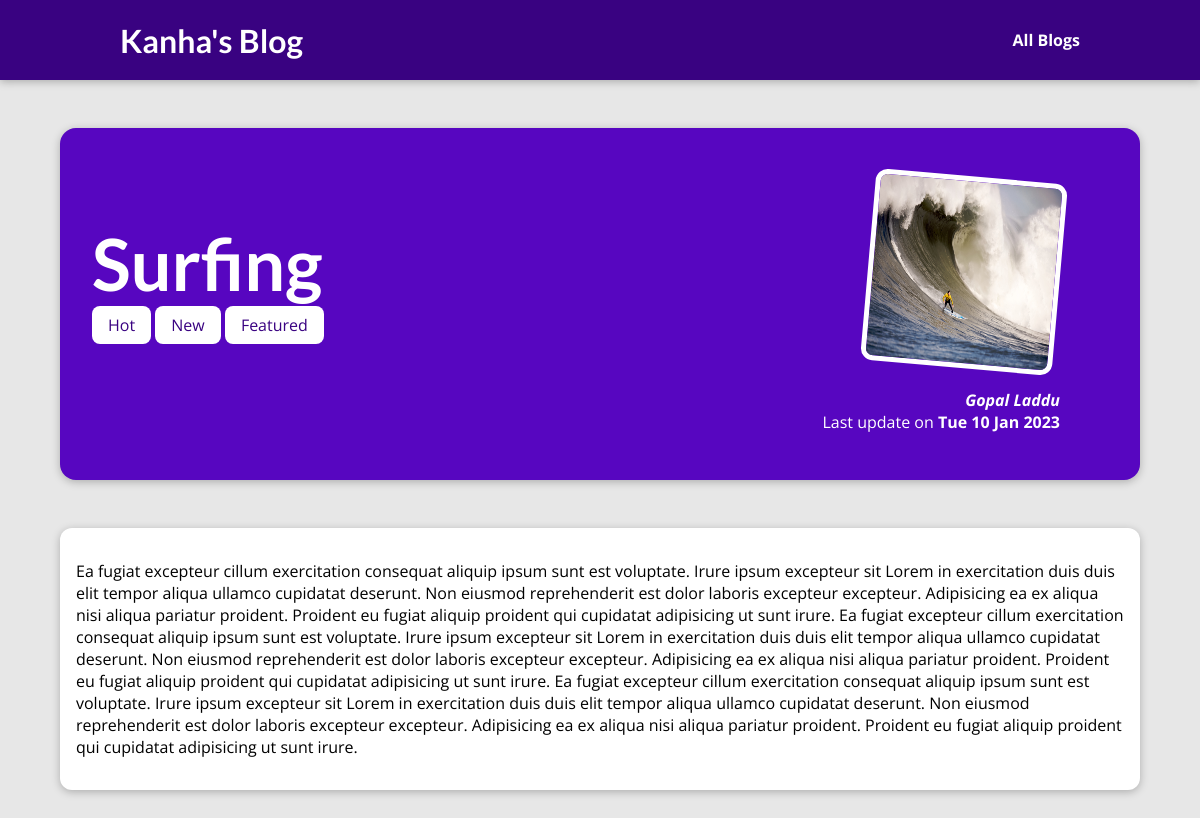
The page /allblogs/surfing on the database its author committed.
### AllBlogs/models.py (models this page shows, shortened)
class Post(models.Model):
    title = models.CharField(max_length=150)
    date = models.DateField(auto_now=True)    # put the date in the field at which time we are saving the data
    image = models.ImageField(upload_to="Images", null=True)          # upload images to Images folder which will be inside MEDIA_ROOT
    excerpt = models.CharField(max_length=200)
    content = models.TextField(validators=[MinLengthValidator(10)])    # TextFields same like CharField
    slug = models.SlugField(unique=True, db_index=True)     # set it as unique because we are going to use it as a primary key
    author = models.ForeignKey(Author,on_delete=models.SET_NULL,related_name='posts',null=True)      # one to many relation
    tags = models.ManyToManyField(Tag)              # ManyToManyRelation with tag

class Tag(models.Model):
    caption = models.CharField(max_length=20)

class Author(models.Model):
    first_name = models.CharField(max_length=30)
    last_name = models.CharField(max_length=30)
    email_addr = models.EmailField()
    def __str__(self):
        return f"{self.first_name} {self.last_name}"

### AllBlogs/views.py (the view)
# urls.py: path('<slug:slug>',views.BlogDetails.as_view(),name="blogDetails_page")            # http://127.0.0.1:8000/allblogs/blogname
class BlogDetails(DetailView):
    template_name = "AllBlogs/blog_detail.html"
    model = Post
    context_object_name = "clicked_blog"
    def get_context_data(self, **kwargs):
        context = super().get_context_data(**kwargs)
        tags = self.object.tags.all()
        context["post_tags"] = tags
        return context

### AllBlogs/templates/AllBlogs/blog_detail.html (shortened to what this page needs)
{% extends 'base.html' %}
{% load static %}
{% block css_files %}
    <link rel="stylesheet" href="{% static 'AllBlogs/blog_detail.css' %}">
{% endblock css_files %}
{% block content %}
    <section id="summary">
        <h2>{{clicked_blog.title}}</h2>
        <div>
            {% for tag in post_tags %}
                <span class="tag">{{tag.caption}}</span>
            {% endfor %}
        </div>
        <article>
            <img src="{{clicked_blog.image.url}}" alt="{{clicked_blog.title}}">
            <address><a href="mailto:{{clicked_blog.author.email_addr}}">{{clicked_blog.author}}</a></address>
            <div>
                Last update on <time>{{clicked_blog.date|date:"D d M Y"}}</time>
            </div>
        </article>
    </section>
    <main>
        <p>{{clicked_blog.content}}</p>
    </main>
{% endblock content %}

### templates/base.html (shortened to what this page needs)
{% load static %}
<!DOCTYPE html>
<html lang="en">
<head>
    <link rel="stylesheet" href="{% static 'base.css' %}">
    {% block css_files %} {% endblock css_files %}
</head>
<body>
    <header id="main-navigation">
        <h1><a href="{% url 'home_page' %}">Kanha's Blog</h1>
          <nav>
            <a href="{% url 'allBlogs_page' %}">All Blogs</a>
          </nav>
      </header>
    {% block content %}{% endblock content %}
</body>
</html>

### static/base.css (style rules this page uses)
* { box-sizing: border-box; }
html { font-family: 'Open Sans', 'Lato', sans-serif; }
body { margin: 0; }
h1, h2, h3 { font-family: 'Lato', sans-serif; font-weight: bold; }
#main-navigation { width: 100%; height: 5rem; display: flex; justify-content: space-between; align-items: center; padding: 0 10%; position: absolute; top: 0; left: 0; }
#main-navigation a { text-decoration: none; color: white; font-weight: bold; }

### AllBlogs/static/AllBlogs/blog_detail.css (style rules this page uses)
body { background-color: #e7e7e7; }
#main-navigation { background-color: #390281; box-shadow: 0 2px 8px rgba(0, 0, 0, 0.25); }
#summary { margin: 8rem auto 3rem auto; padding: 2rem; width: 90%; max-width: 90rem; border-radius: 16px; background-color: #5706c0; position: relative; box-shadow: 0 2px 8px rgba(0, 0, 0, 0.25); height: 22rem; }
#summary h2 { color: white; font-size: 4.5rem; margin-bottom: 0.50rem; }
#summary article { position: absolute; top: 2rem; right: 3rem; padding: 1rem 2rem; border-radius: 12px; text-align: right; color: white; }
#summary article img { width: 12rem; height: 12rem; border-radius: 12px; transform: rotateZ(5deg); border: 5px solid white; margin-bottom: 1rem; }
#summary address { font-weight: bold; }
#summary time { font-weight: bold; }
main { width: 90%; max-width: 90rem; margin: 3rem auto; background-color: white; padding: 1rem; border-radius: 12px; box-shadow: 0 2px 8px rgba(0, 0, 0, 0.25); }
#summary a { color:white; text-decoration: none; }
.tag { background-color: white; color:#390281; padding: 0.5rem 1rem; border-radius: 8px; }

### rows shown on the page
Post: title "Surfing", image (picture), author "Gopal Laddu", date "Tue 10 Jan 2023", content "Ea fugiat excepteur cillum exercitation consequat aliquip ipsum sunt est voluptate. Irure ipsum excepteur sit Lorem in exercitation duis duis elit tempor aliqua ullamco cupidatat deserunt. Non eiusmod reprehenderit est dolor laboris excepteur excepteur. Adipisicing ea ex aliqua nisi aliqua pariatur proident. Proident eu fugiat aliquip proident qui cupidatat adipisicing ut sunt irure. Ea fugiat excepteur cillum exercitation consequat aliquip ipsum sunt est voluptate. Irure ipsum excepteur sit Lorem in exercitation duis duis elit tempor aliqua ullamco cupidatat deserunt. Non eiusmod reprehenderit est dolor laboris excepteur excepteur. Adipisicing ea ex aliqua nisi aliqua pariatur proident.…"
Tag: caption "Hot"
Tag: caption "New"
Tag: caption "Featured"
